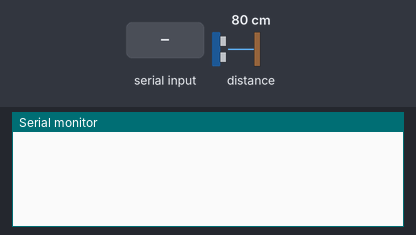
The sketch below on a simulated Arduino Uno, built for the host (arithmetic inside an expression is 32-bit, double 64-bit). On the bench: the last lines printed to the serial monitor. Inputs (shaded band) come from the test bench; at power-on: distance to the obstacle 80 cm.

Above: at 1.2 s.
1.3 s: "start\n" received over Serial
At 2.2 s:
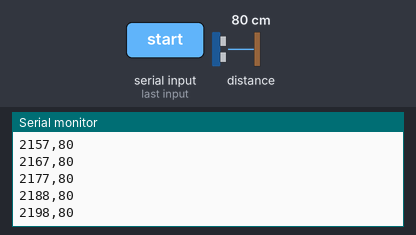
2.8 s: distance to the obstacle set to 2 cm
At 3.9 s:
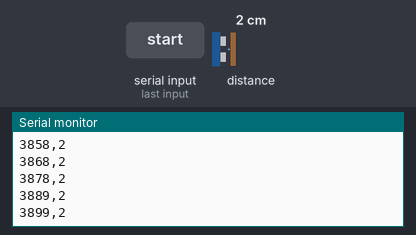
4.3 s: "1\n" received over Serial
5.8 s: distance to the obstacle set to 4 cm
At 6.5 s:
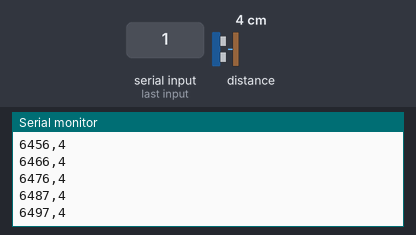
Timing chart, 0 to 8.3 s (numbered marks = the images above; inputs shaded):
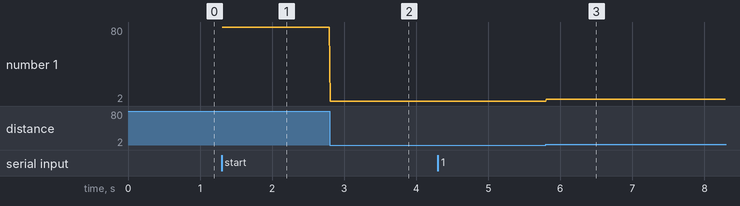

Measured:
- after the input at 1.3 s, the serial monitor: prints a new line at once (image 1)

The sketch:

lidar_controller.ino
```cpp
#include <LIDARLite.h>

typedef enum
{
  Stopped = 0,
  Running
} State;

State state = Stopped;
String input;
LIDARLite lidar;

void setup()
{
  Serial.begin(115200);
  input.reserve(128);

  return;
}

void handleCommand(String & cmd)
{
  if(state == Stopped && cmd == "start")
  {
    lidar.begin(0, true);
    lidar.configure(0);

    state = Running;
  }
  else if(state == Running && cmd == "stop")
  {
    lidar.reset();

    state = Stopped;
  }

  return;
}

void readInput(void)
{
  while(Serial.available())
  {
    input += (char)Serial.read();

    if(input.endsWith("\n"))
    {
      input.trim();
      handleCommand(input);
      input = "";
    }
  }

  return;
}

void loop()
{
  int dist;
  unsigned long timestamp;

  readInput();

  if(state == Running)
  {
    dist = lidar.distance();
    timestamp = millis();

    Serial.print(timestamp);
    Serial.print(",");
    Serial.println(dist);
  }

  return;
}
```
